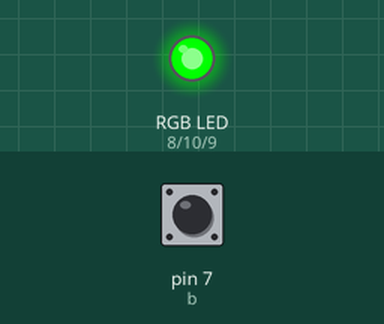
The sketch below on a simulated Arduino Uno, built with avr-gcc and run on an emulated ATmega328P. Parts: an RGB LED mixed from three pins (HIGH = lit). The inputs (shaded band) are chosen by the test bench; at power-on: pin 7 (b) HIGH. Random numbers use the default seed unless the sketch sets one; what the sketch prints to the serial monitor is not drawn.

Above: at 4.55 s.
At 17.53 s:
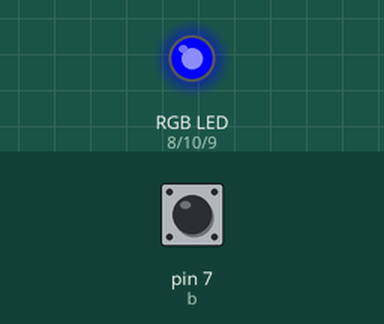
At 37.06 s:
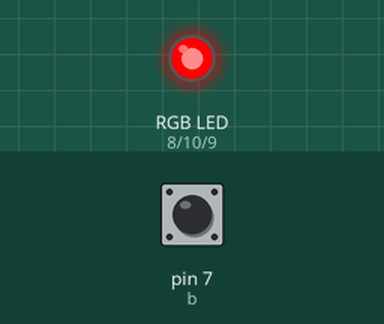
Timing chart, 0 to 40.0 s (numbered marks = the images above):
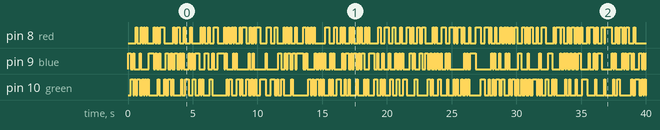

The sketch:

0401HomeWork.ino
```cpp
//RGB燈在沒有被按時，會隨機閃爍變色
//有一個按鈕
//按了暫停變色並停留
//再次按下繼續變色
int red = 8;
int blue = 9;
int green = 10;
int b = 7;
int t = 100;

void setup() {
  pinMode(red, OUTPUT);
  pinMode(blue, OUTPUT);
  pinMode(green, OUTPUT);
  pinMode(b, INPUT);
  Serial.begin(9600);
}

void loop() {
  Serial.print(digitalRead(b));
  int num = random(0, 3);
  switch (num){
    case 0 :
      digitalWrite(red, HIGH);
      delay(t);
      if (digitalRead (b) == LOW) {
        delay(t);
        while (1){
          if (digitalRead (b) == LOW) {
            break;
          }
        }
      }
      digitalWrite(red, LOW);
      break;
    case 1:
      digitalWrite(blue, HIGH);
      delay(t);
      if (digitalRead (b) == LOW) {
        delay(t);
        while(1){
          if (digitalRead (b) == LOW) {
            break;
          }
        }
      }
      digitalWrite(blue, LOW);
      break;
    case 2:
      digitalWrite(green, HIGH);
      delay(t);
      if (digitalRead (b) == LOW) {
        delay(t);
        while (1){
          if (digitalRead (b) == LOW) {
            break;
          }
        }
      }
      digitalWrite(green, LOW);
      break;
  }
}
```

Measured:
- by itself, pin 8 (red): LOW → HIGH at 0.60 s, → LOW 0.10 s later, → HIGH 0.30 s later, → LOW 0.10 s later, … (182 changes in this stretch)
- by itself, pin 9 (blue): LOW → HIGH at 0.00 s, → LOW 0.20 s later, → HIGH 0.20 s later, → LOW 0.10 s later, … (175 changes in this stretch)
- by itself, pin 10 (green): LOW → HIGH at 0.20 s, → LOW 0.20 s later, → HIGH 0.10 s later, → LOW 0.10 s later, … (172 changes in this stretch)
